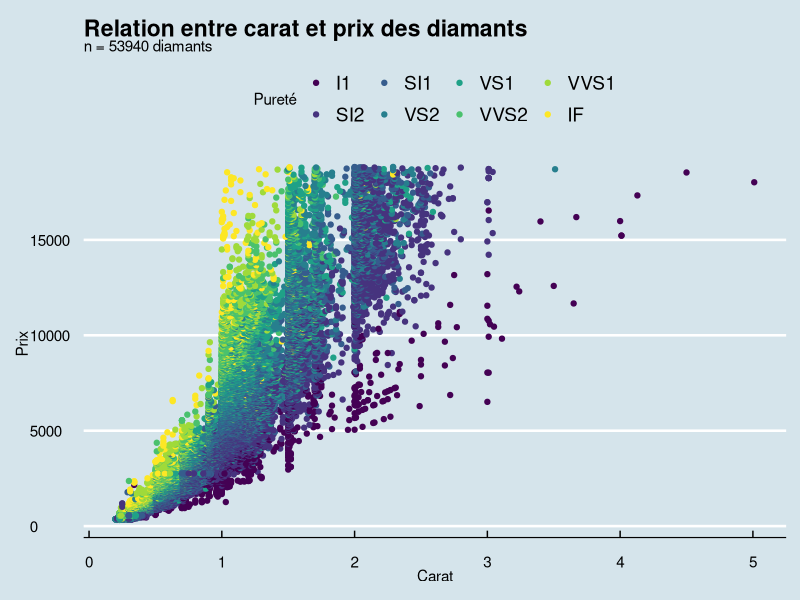

The R source for this figure:
# R script session 4
# 13 mars 2024

# répértoire de travail
setwd("/Users/domus_julian/Documents/GitHub/intro-a-R/code")

# 1. paquets R

# install.packages("tidyverse")
# install.packages("ggthemes")

library(tidyverse)
library(ggthemes)

# 2. jeu de données intégrés

data(iris)

?iris

str(iris)


data(mtcars)

?mtcars

min(diamonds$price)

str(diamonds)

dim(diamonds)

glimpse(diamonds)

?diamonds


# 3. ggplot2

library(ggthemes)

ggplot(data = diamonds,
       mapping = aes(x = carat, 
                     y = price,
                     color = clarity)) +
  geom_point() +
  labs(title = "Relation entre carat et prix des diamants",
       subtitle = "n = 53940 diamants",
       x = "Carat",
       y = "Prix",
       colour = "Pureté") +
  theme_economist()
